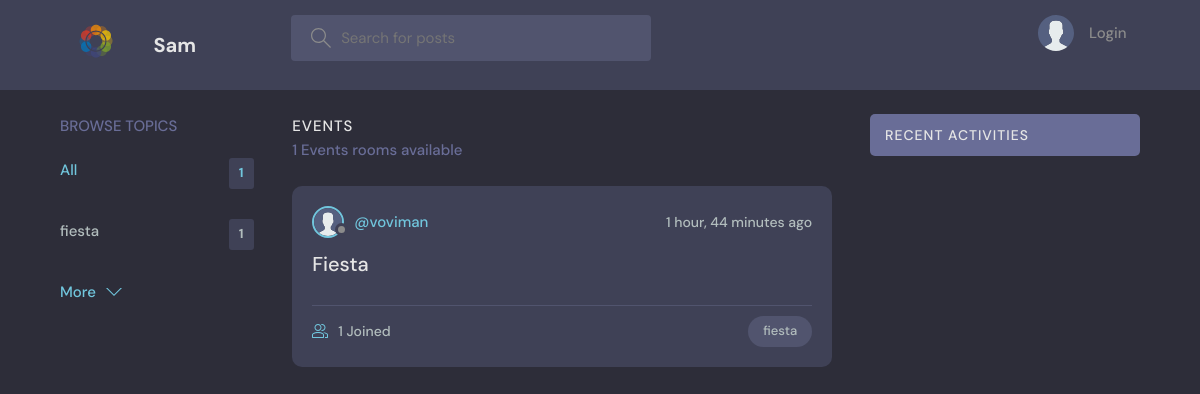
Before: / with the older database file.
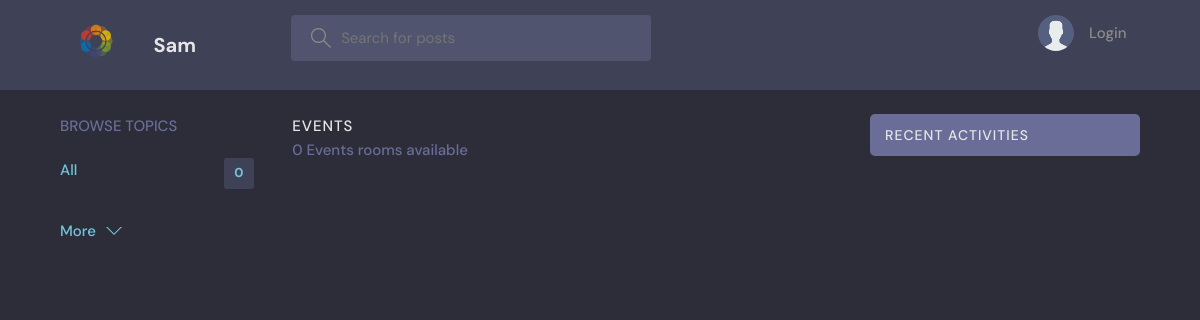
After: the same page with the newer database file.
### base/models.py (models this page shows, shortened)
class Topic(models.Model):
    name = models.CharField(max_length=200)

class Room(models.Model):
    host = models.ForeignKey(User, on_delete=models.SET_NULL, null=True)
    topic = models.ForeignKey(Topic, on_delete=models.SET_NULL, null=True)
    name = models.CharField(max_length=200)
    description = models.TextField(null=True, blank=True)
    participants = models.ManyToManyField(
        User, related_name='participants', blank=True)
    updated = models.DateTimeField(auto_now=True)
    created = models.DateTimeField(auto_now_add=True)
    class Meta:
        ordering = ['-updated', '-created']

class User(AbstractUser):
    name = models.CharField(max_length=200, null=True)
    email = models.EmailField(unique=True, null=True)
    bio = models.TextField(null=True)
    avatar = models.ImageField(null=True, default="avatar.svg")
    USERNAME_FIELD = 'email'
    REQUIRED_FIELDS = ['username']

### base/views.py (the view)
# urls.py: path('', views.home, name="home"),
def home(request):
    q = request.GET.get('q') if request.GET.get('q') != None else ''
    rooms = Room.objects.filter(
        Q(topic__name__icontains=q) |
        Q(name__icontains=q) |
        Q(description__icontains=q)
    )
    topics = Topic.objects.all()[0:5]
    room_count = rooms.count()
    room_messages = Message.objects.filter(
        Q(room__topic__name__icontains=q))[0:3]
    context = {'rooms': rooms, 'topics': topics,
               'room_count': room_count, 'room_messages': room_messages}
    return render(request, 'base/home.html', context)

### base/templates/base/home.html (shortened to what this page needs)
{% extends 'main.html' %}
{% block content %}
<main class="layout layout--3">
  <div class="container">
    {% include 'base/topics_component.html' %}
    <div class="roomList">
      <div class="roomList__header">
        <div>
          <h2>Events</h2>
          <p>{{room_count}} Events rooms available</p>
        </div>
      </div>
      {% include 'base/feed_component.html' %}
    </div>
    {% include 'base/activity_component.html' %}
  </div>
</main>
{% endblock %}

### base/templates/base/topics_component.html
<div class="topics">
    <div class="topics__header">
        <h2>Browse Topics</h2>
    </div>
    <ul class="topics__list">
        <li>
            <a href="{% url 'home' %}" class="active">All <span>{{topics.count}}</span></a>
        </li>
        {% for topic in topics %}
        <li>
            <a href="{% url 'home' %}?q={{topic.name}}">{{topic.name}}<span>{{topic.room_set.all.count}}</span></a>
        </li>
        {% endfor %}
    </ul>
    <a class="btn btn--link" href="{% url 'topics' %}">
        More
        <svg version="1.1" xmlns="http://www.w3.org/2000/svg" width="32" height="32" viewBox="0 0 32 32">
            <title>chevron-down</title>
            <path d="M16 21l-13-13h-3l16 16 16-16h-3l-13 13z"></path>
        </svg>
    </a>
</div>

### base/templates/base/feed_component.html (shortened to what this page needs)
{% for room in rooms %}
<div class="roomListRoom">
    <div class="roomListRoom__header">
        <a href="{% url 'user-profile' room.host.id %}" class="roomListRoom__author">
            <div class="avatar avatar--small">
                <img src="{{room.host.avatar.url}}" />
            </div>
            <span>@{{room.host.username}}</span>
        </a>
        <div class="roomListRoom__actions">
            <span>{{room.created|timesince}} ago</span>
        </div>
    </div>
    <div class="roomListRoom__content">
        <a href="{% url 'room' room.id %}">{{room.name}}</a>
    </div>
    <div class="roomListRoom__meta">
        <a href="{% url 'room' room.id %}" class="roomListRoom__joined">
            {{room.participants.all.count}} Joined
        </a>
        <p class="roomListRoom__topic">{{room.topic.name}}</p>
    </div>
</div>
{% endfor %}

Changed rows visible on the page:
removed Topic: name "fiesta", room_set.all.count "1"
removed Room: host.avatar (placeholder picture), host.username "voviman", created "1 hour, 44 minutes", name "Fiesta", participants.all.count "1", topic.name "fiesta"
Other visible differences:
{{ topics.count }}: "1" → "0"
{{ room_count }}: "1" → "0"
